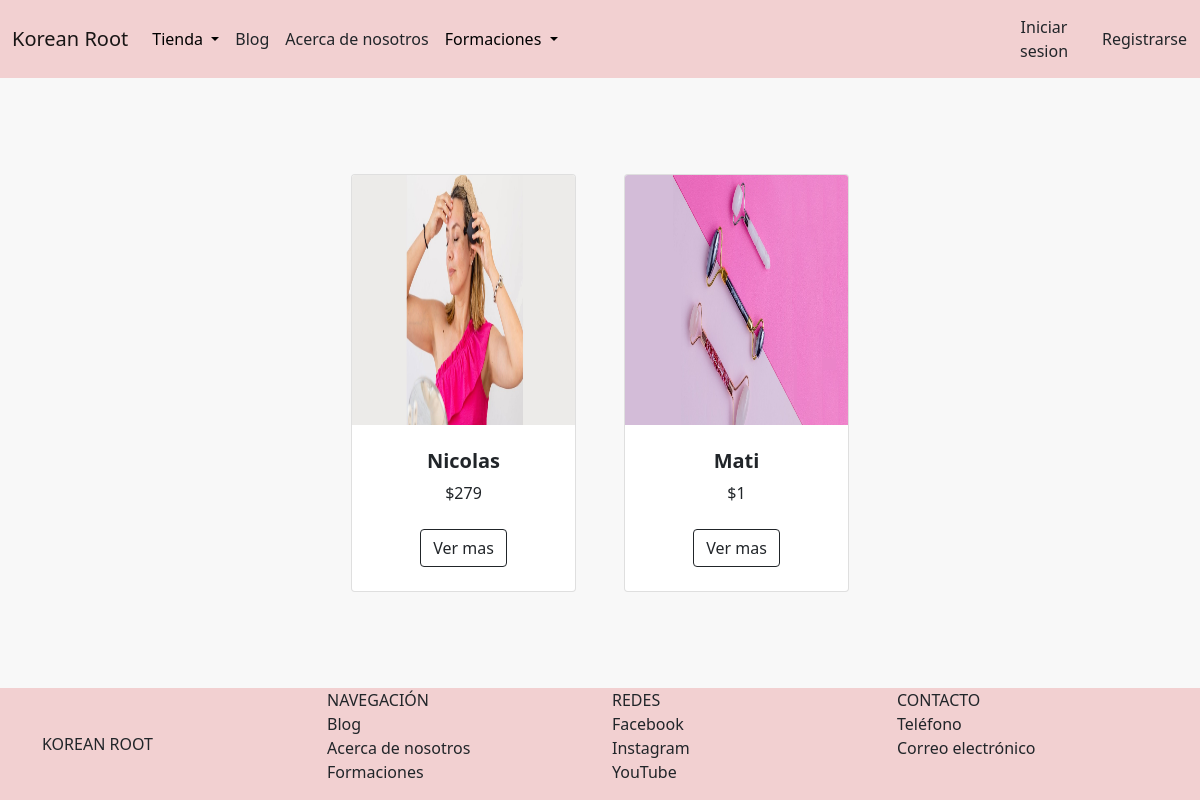
Page /tienda/capacitaciones/ on the earlier database version.
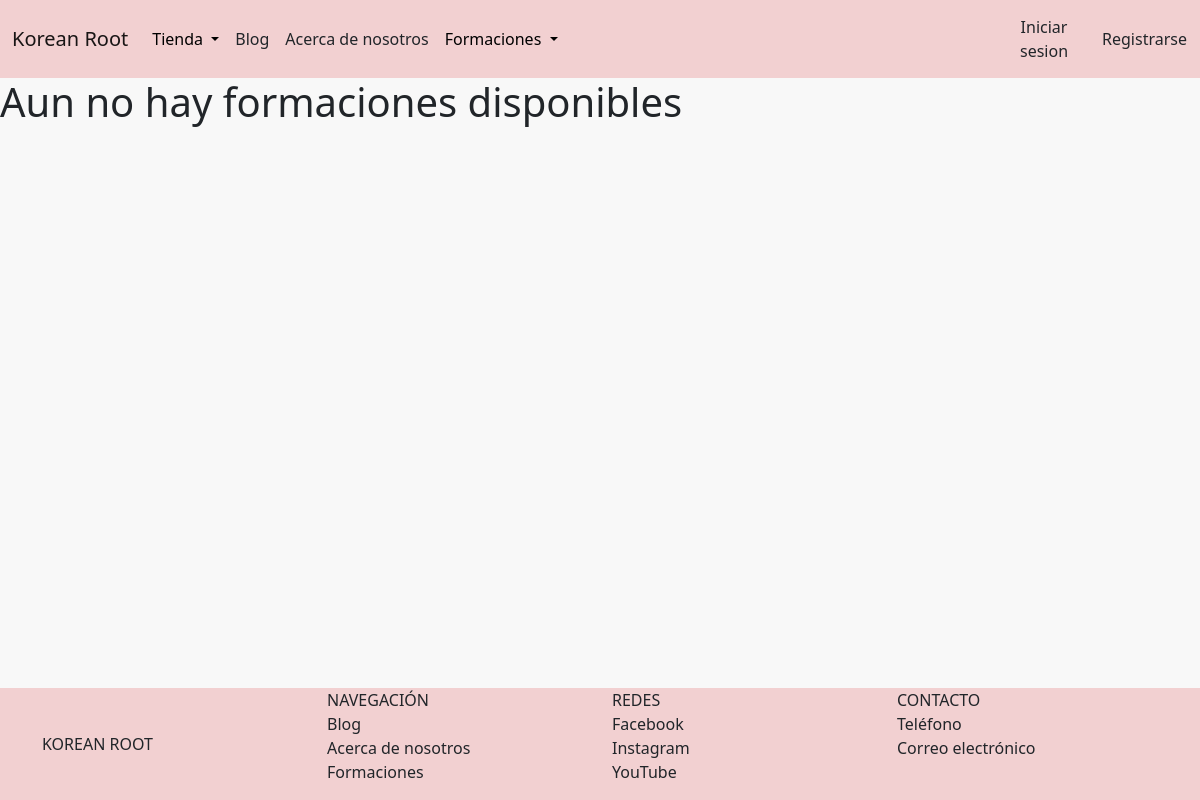
Same page on the later database version.
### AppTienda/models.py (models this page shows, shortened)
class Capacitacion(models.Model):
    nombre = models.CharField(max_length=50)
    precio = models.IntegerField()
    descripcion = models.TextField()
    fecha_inicio = models.DateTimeField()
    imagen_miniatura = models.ImageField(upload_to='miniaturas_capacitaciones', default = 'miniaturacapacitaciondefault.jpg')
    imagen_portada = models.ImageField(upload_to='portadas_capacitaciones', default = 'portadacapacitaciondefault.jpg')
    link_capacitacion = models.CharField(max_length=255)

### AppTienda/views.py (the view)
# urls.py: path('capacitaciones/', views.capacitaciones, name="capacitaciones"),
def capacitaciones(request):
      cursos_lista = Capacitacion.objects.all()
      return render(request, 'AppTienda/formacion.html', {'cursos_lista': cursos_lista})

### AppTienda/templates/AppTienda/formacion.html (shortened to what this page needs)
{% extends 'AppTienda/padre.html' %}
{% load static %}
{% block contenidoQueCambia %}
{% if not cursos_lista %}
    <h1>Aun no hay formaciones disponibles</h1>
{% endif %}
    <section class="py-5">
        <div class="container px-4 px-lg-5 mt-5">
            <div class="row gx-4 gx-lg-5 row-cols-2 row-cols-md-3 row-cols-xl-4 justify-content-center">
                {% for curso in cursos_lista %}
                    <div class="col mb-5">
                        <div class="card h-100">
                            <img class="card-img-top" src="{{curso.imagen_miniatura.url}}" alt="..." height="250" />
                            <div class="card-body p-4">
                                <div class="text-center">
                                    <h5 class="fw-bolder">{{curso.nombre}}</h5>
                                    ${{curso.precio}}
                                </div>
                            </div>
                            <div class="card-footer p-4 pt-0 border-top-0 bg-transparent">
                                <div class="text-center"><a class="btn btn-outline-dark mt-auto" href="{% url 'capacitacion_detalle' id=curso.id %}">Ver mas</a></div>
                            </div>
                        </div>
                    </div>
                {% endfor %}
            </div>
        </div>
    </section>
{% endblock %}

Differences in the rows shown:
removed Capacitacion: imagen_miniatura (picture), nombre "Nicolas", precio "279"
removed Capacitacion: imagen_miniatura (picture), nombre "Mati", precio "1"
Other differences:
text now shown: "Aun no hay formaciones disponibles"
